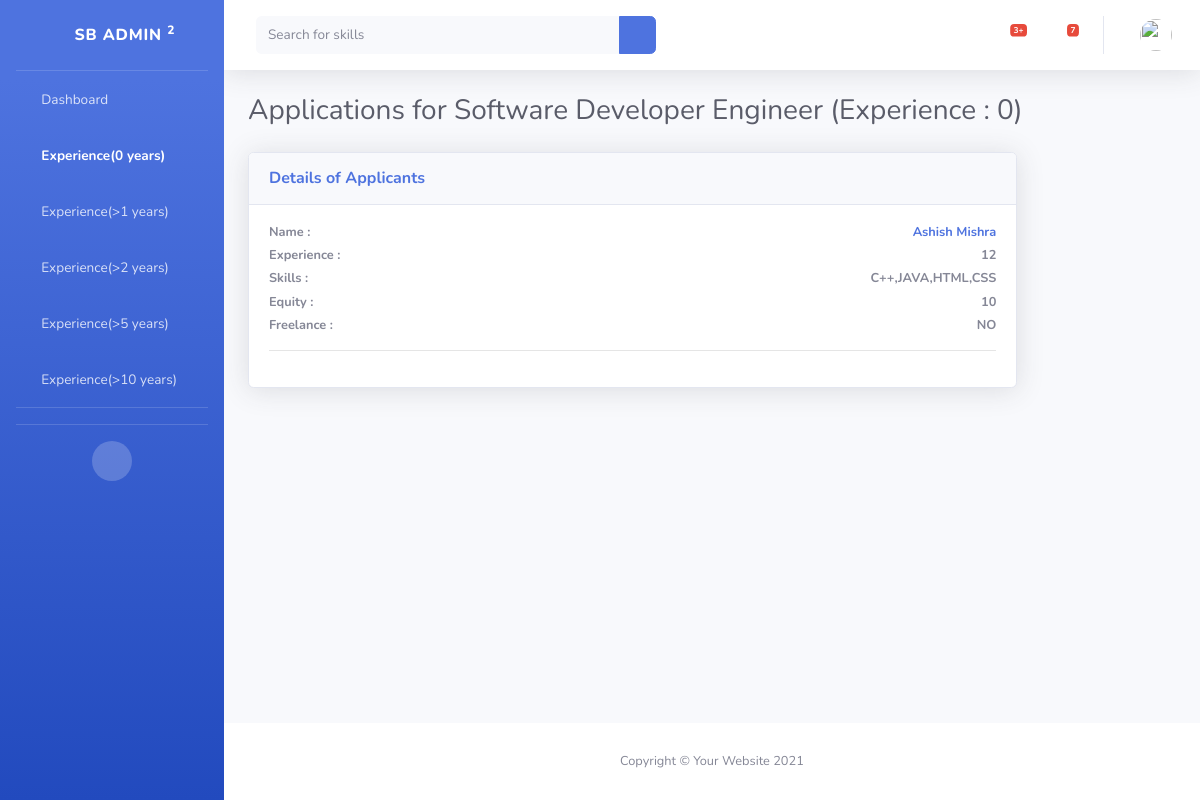
Screenshot of /job_show/1/0 with the database file from the repository.
### basic/models.py (models this page shows)
class company_job(models.Model):
    comapny = models.ForeignKey(company_details,on_delete=models.CASCADE)
    role = models.CharField(max_length=200,default="2022")
    experience = models.CharField(max_length=200,default="0")
    description = models.TextField(max_length=2000,default="noname")
    salary = models.CharField(max_length=200,default="2022")
    skills = models.CharField(max_length=200,default="C++")
    location = models.TextField(max_length=2000,default="noname")
    country = models.TextField(max_length=2000,default="noname")
    catagory = models.TextField(max_length=2000,default="noname")
    date = models.DateField(default=datetime.date.today)
    equity = models.TextField(max_length=2000,default="NO")

class user_details(models.Model):
    user = models.OneToOneField(User, on_delete=models.CASCADE)
    full_name = models.CharField(max_length=200,)
    profession = models.TextField(max_length=2000,default="Hard Worker")
    about = models.TextField(max_length=2000,default="noname")
    birthday = models.CharField(max_length=200)
    phone = models.CharField(max_length=200)
    city = models.CharField(max_length=200)
    facts = models.TextField(max_length=200,default="noname")
    clients = models.CharField(max_length=2000)
    projects = models.CharField(max_length=200)
    awards = models.CharField(max_length=200)
    experience_years = models.CharField(max_length=200)
    skills = models.TextField(max_length=20000,default="")
    equity = models.CharField(max_length=20000,default="0")
    freelance = models.CharField(max_length=20000,default="NO")
    ratings = models.CharField(max_length=20000,default="4")
    ratings_sum = models.CharField(max_length=20000,default="4")
    ratings_count = models.CharField(max_length=20000,default="1")

### basic/views.py (the view)
# urls.py: path('job_show/<str:id>/<str:exp>',views.job_show, name='job_show'),
def job_show(request,id,exp):
    job_data = company_job.objects.get(id = id)
    job = company_job_applications.objects.filter(job = job_data)
    obj = {}
    try:
        for i in job:
            try:
                if int(i.person.experience_years) >= int(exp):
                    print(i)
                    obj[i.person.id] = [i.person.full_name,i.person.experience_years,i.person.skills,i.person.equity,i.person.freelance,i.person.ratings]
            except:
                pass
    except:
        pass
    context = {
        'obj':obj,
        'exp':exp,
        'job_data':job_data,
    }
    return render(request, 'company_applications.html', context=context)

### basic/templates/company_applications.html (shortened to what this page needs)
{% load static %}
<!DOCTYPE html>
<html lang="en">
<head>
    <link href="{% static 'company/vendor/fontawesome-free/css/all.min.css' %}" rel="stylesheet" type="text/css">
    <link href="{% static 'company/css/sb-admin-2.min.css' %}" rel="stylesheet">
</head>
<body id="page-top">
    <div id="wrapper">
        <ul class="navbar-nav bg-gradient-primary sidebar sidebar-dark accordion" id="accordionSidebar">
            <a class="sidebar-brand d-flex align-items-center justify-content-center" href="/company">
                <div class="sidebar-brand-icon rotate-n-15">
                    <i class="fas fa-laugh-wink"></i>
                </div>
                <div class="sidebar-brand-text mx-3">SB Admin <sup>2</sup></div>
            </a>
            <hr class="sidebar-divider my-0">
            <li class="nav-item">
                <a class="nav-link" href="/company">
                    <i class="fas fa-fw fa-tachometer-alt"></i>
                    <span>Dashboard</span></a>
            </li>
            <li class="nav-item" id = "0years">
                <a class="nav-link" href="/job_show/{{job_data.id}}/0">
                    <i class="fas fa-fw fa-tachometer-alt"></i>
                    <span>Experience(0 years)</span></a>
            </li>
            <li class="nav-item" id = "1years">
                <a class="nav-link" href="/job_show/{{job_data.id}}/1">
                    <i class="fas fa-fw fa-tachometer-alt"></i>
                    <span>Experience(>1 years)</span></a>
            </li>
            <li class="nav-item" id = "2years">
                <a class="nav-link" href="/job_show/{{job_data.id}}/2">
                    <i class="fas fa-fw fa-tachometer-alt"></i>
                    <span>Experience(>2 years)</span></a>
            </li>
            <li class="nav-item" id = "5years">
                <a class="nav-link" href="/job_show/{{job_data.id}}/5">
                    <i class="fas fa-fw fa-tachometer-alt"></i>
                    <span>Experience(>5 years)</span></a>
            </li>
            <li class="nav-item" id = "10years">
                <a class="nav-link" href="/job_show/{{job_data.id}}/10">
                    <i class="fas fa-fw fa-tachometer-alt"></i>
                    <span>Experience(>10 years)</span></a>
            </li>
            <hr class="sidebar-divider">
            <hr class="sidebar-divider d-none d-md-block">
            <div class="text-center d-none d-md-inline">
                <button class="rounded-circle border-0" id="sidebarToggle"></button>
            </div>
        </ul>
        <div id="content-wrapper" class="d-flex flex-column">
            <div id="content">
                <nav class="navbar navbar-expand navbar-light bg-white topbar mb-4 static-top shadow">
                    <form
                        class="d-none d-sm-inline-block form-inline mr-auto ml-md-3 my-2 my-md-0 mw-100 navbar-search" action = "/person_search" method = "post">
                            <div class="input-group">
                                    <input type="text" class="form-control bg-light border-0 small" placeholder="Search for skills"
                                    aria-label="Search" aria-describedby="basic-addon2" name = "skills_req">
                                    <div class="input-group-append">
                                        <button class="btn btn-primary" type="submit">
                                            <i class="fas fa-search fa-sm"></i>
                                        </button>
                            </div>
                        </div>
                    </form>
                    <ul class="navbar-nav ml-auto">
                        <li class="nav-item dropdown no-arrow mx-1">
                            <a class="nav-link dropdown-toggle" href="#" id="alertsDropdown" role="button"
                                data-toggle="dropdown" aria-haspopup="true" aria-expanded="false">
                                <i class="fas fa-bell fa-fw"></i>
                                <span class="badge badge-danger badge-counter">3+</span>
                            </a>
                        </li>
                        <li class="nav-item dropdown no-arrow mx-1">
                            <a class="nav-link dropdown-toggle" href="#" id="messagesDropdown" role="button"
                                data-toggle="dropdown" aria-haspopup="true" aria-expanded="false">
                                <i class="fas fa-envelope fa-fw"></i>
                                <span class="badge badge-danger badge-counter">7</span>
                            </a>
                        </li>
                        <li class="nav-item dropdown no-arrow">
                            <a class="nav-link dropdown-toggle" href="#" id="userDropdown" role="button"
                                data-toggle="dropdown" aria-haspopup="true" aria-expanded="false">
                                <img class="img-profile rounded-circle"
                                    src="{% static 'company/img/undraw_profile.svg' %}">
                            </a>
                        </li>
                    </ul>
                </nav>
                <div class="container-fluid">
                    <div class="d-sm-flex align-items-center justify-content-between mb-4">
                        <h1 class="h3 mb-0 text-gray-800">Applications for {{job_data.role}} (Experience : {{job_data.experience}})</h1>
                    </div>
                    <div class="row">
                        <div class="col-lg-10 mb-4">
                            <div class="card shadow mb-4">
                                <div class="card-header py-3">
                                    <h6 class="m-0 font-weight-bold text-primary">Details of Applicants</h6>
                                </div>
                                <div class="card-body">
                                    {% for key,value in obj.items %}
                                    <h3 class="small font-weight-bold">Name :<span
                                        class="float-right">
                                    <a href="/person_show/{{key}}">
                                        {{value.0}}
                                    </a>
                                    </span></h3>
                                    <h3 class="small font-weight-bold">Experience :<span
                                        class="float-right">{{value.1}}</span></h3>
                                    <h3 class="small font-weight-bold">Skills :<span
                                        class="float-right">{{value.2}}</span></h3>
                                    <h3 class="small font-weight-bold">Equity :<span
                                        class="float-right">{{value.3}}</span></h3>
                                    <h3 class="small font-weight-bold">Freelance :<span
                                        class="float-right">{{value.4}}</span></h3>
                                    <hr>
                                    {% endfor %}
                                </div>
                            </div>
                        </div>
                    </div>
                </div>
            </div>
            <footer class="sticky-footer bg-white">
                <div class="container my-auto">
                    <div class="copyright text-center my-auto">
                        <span>Copyright &copy; Your Website 2021</span>
                    </div>
                </div>
            </footer>
        </div>
    </div>
</body>
</html>

### rows the page displays
company_job: role "Software Developer Engineer", experience "0"
user_details: full_name "Ashish Mishra", experience_years "12", skills "C++,JAVA,HTML,CSS", equity "10", freelance "NO"
